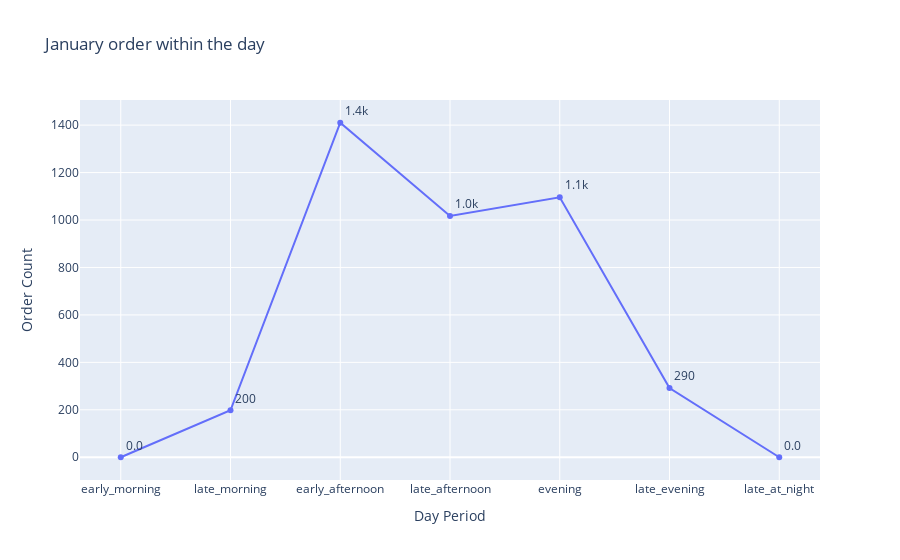

This figure's notebook cell:
### Markdown cell above
Comparing pizzas made during peak period for two months.

### Code cell
pizza_count_peak_period(jan, 'January order within the day')

### Figure 1 — Plotly figure (JSON) as saved in the notebook; plotly's stock layout.template omitted (floating-point values rounded to 4 significant figures)
{"data": [{"hovertemplate": "Day Period=%{x}<br>Order Count=%{text}<extra></extra>", "legendgroup": "", "line": {"color": "#636efa", "dash": "solid"}, "marker": {"symbol": "circle"}, "mode": "markers+lines+text", "name": "", "orientation": "v", "showlegend": false, "text": [0, 198, 1410, 1017, 1096, 292, 0], "textposition": "top right", "texttemplate": "%{text:.2s}", "type": "scatter", "x": ["early_morning", "late_morning", "early_afternoon", "late_afternoon", "evening", "late_evening", "late_at_night"], "xaxis": "x", "y": [0, 198, 1410, 1017, 1096, 292, 0], "yaxis": "y"}], "layout": {"legend": {"tracegroupgap": 0}, "title": {"text": "January order within the day"}, "width": 900, "xaxis": {"anchor": "y", "domain": [0, 1], "title": {"text": "Day Period"}}, "yaxis": {"anchor": "x", "domain": [0, 1], "title": {"text": "Order Count"}}}}
